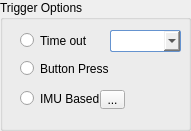
   <widget class="QGroupBox" name="groupBox">
    <property name="geometry">
     <rect>
      <x>450</x>
      <y>530</y>
      <width>191</width>
      <height>131</height>
     </rect>
    </property>
    <property name="styleSheet">
     <string notr="true">QPushButton {
    border: 1px solid #6593cf;
    border-radius: 15px; /* Half of the button's height */
    padding: 5px;
    background: qlineargradient(x1 : 0, y1 : 0, x2 : 0, y2 : 1, 
        stop : 0.0 #f5f9ff, stop : 0.5 #c7dfff, stop : 0.55 #afd2ff, stop : 1.0 #c0dbff);
    color: #000000;
    font: large &quot;Arial&quot;;
    font-size: 16px;
    height: 30px;
    width: 30px; /* Equal to height for a round shape */
}
</string>
    </property>
    <property name="title">
     <string>Trigger Options</string>
    </property>
    <widget class="QRadioButton" name="radioButton_p1t1">
     <property name="geometry">
      <rect>
       <x>20</x>
       <y>30</y>
       <width>111</width>
       <height>21</height>
      </rect>
     </property>
     <property name="text">
      <string>Time out</string>
     </property>
    </widget>
    <widget class="QComboBox" name="comboBox_onTime1">
     <property name="geometry">
      <rect>
       <x>110</x>
       <y>30</y>
       <width>71</width>
       <height>22</height>
      </rect>
     </property>
     <property name="styleSheet">
      <string notr="true">QComboBox:hover{
        background: qlineargradient(x1 : 0, y1 : 0, x2 : 0, y2 :   1, stop :   0.0 #ffd9aa,
                stop :   0.5 #ffbb6e, stop :   0.55 #feae42, stop :   1.0 #fedb74);
}

QComboBox {
        border: 1px solid #6593cf;
        border-radius: 2px;
        padding: 5px 5px 2px 5px;
        background: qlineargradient(x1 : 0, y1 : 0, x2 : 0, y2 :   1, stop :   0.0 #f5f9ff,
                stop :   0.5 #c7dfff, stop :   0.55 #afd2ff, stop :   1.0 #c0dbff);
        color: #0000;
        font:  large &quot;Arial&quot;;
		font-size: 10px;
        height: 30px;
}



QComboBox:pressed {
        background: qlineargradient(x1 : 0, y1 : 0, x2 : 0, y2 :   1, stop :   0.0 #c0dbff,
        stop :   0.5 #cfd26f, stop :   0.55 #c7df6f, stop :   1.0 #f5f9ff);
        padding-top: 2px;
        padding-left: 3px;

}
QComboBox:on {
        background: qlineargradient(x1 : 0, y1 : 0, x2 : 0, y2 :   1, stop :   0.0 #5AA72D,
        stop :   0.5 #B3E296, stop :   0.55 #B3E296, stop :   1.0 #f5f9ff);
        padding-top: 2px;
        padding-left: 3px;
}

QComboBox:disabled {
        background: transparent #e5e9ee;
        padding-top: 2px;        
        padding-left: 3px;
        color: black;
}</string>
     </property>
    </widget>
    <widget class="QRadioButton" name="radioButton_p1t2">
     <property name="geometry">
      <rect>
       <x>20</x>
       <y>60</y>
       <width>101</width>
       <height>17</height>
      </rect>
     </property>
     <property name="text">
      <string>Button Press</string>
     </property>
    </widget>
    <widget class="QRadioButton" name="radioButton_p1t3">
     <property name="geometry">
      <rect>
       <x>20</x>
       <y>90</y>
       <width>91</width>
       <height>17</height>
      </rect>
     </property>
     <property name="text">
      <string>IMU Based</string>
     </property>
    </widget>
    <widget class="QToolButton" name="toolButton_imu1">
     <property name="geometry">
      <rect>
       <x>100</x>
       <y>90</y>
       <width>25</width>
       <height>19</height>
      </rect>
     </property>
     <property name="styleSheet">
      <string notr="true">QPushButton {
    border: 1px solid #6593cf;
    border-radius: 15px; /* Half of the button's height */
    padding: 5px;
    background: qlineargradient(x1 : 0, y1 : 0, x2 : 0, y2 : 1, 
        stop : 0.0 #f5f9ff, stop : 0.5 #c7dfff, stop : 0.55 #afd2ff, stop : 1.0 #c0dbff);
    color: #000000;
    font: large &quot;Arial&quot;;
    font-size: 16px;
    height: 30px;
    width: 30px; /* Equal to height for a round shape */
}
</string>
     </property>
     <property name="text">
      <string>...</string>
     </property>
    </widget>
   </widget>
